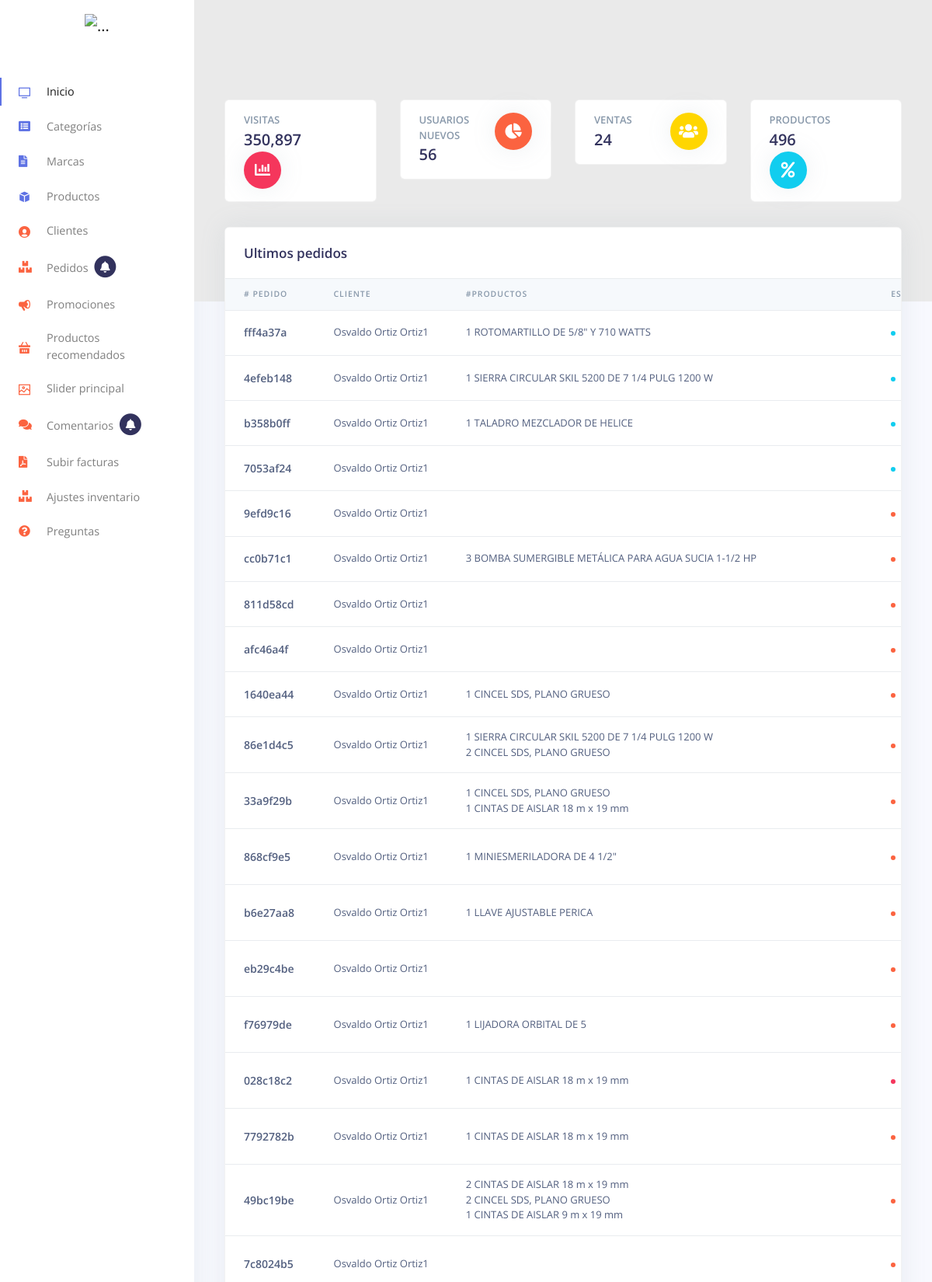
Screenshot of /panel.php (upper part) with the database file from the repository.
### tables this page shows
CREATE TABLE `pedidos` (
  `id` int(10) NOT NULL,
  `id_usuario` int(10) NOT NULL,
  `id_datos_cliente` int(10) NOT NULL,
  `numero_pedido` varchar(250) NOT NULL,
  `PaypalDatos` text NOT NULL,
  `fecha` datetime NOT NULL,
  `correo` varchar(100) NOT NULL,
  `total` float(10,2) NOT NULL,
  `costoEnvio` float(10,2) NOT NULL,
  `paqueteria` varchar(50) NOT NULL,
  `direccion_entrega` int(6) NOT NULL,
  `id_facturacion` int(6) NOT NULL,
  `metodoPago` varchar(50) NOT NULL,
  `guia` varchar(45) NOT NULL,
  `estatus` varchar(35) NOT NULL,
  `pagovalido` int(1) NOT NULL DEFAULT 0,
  `motivo` text NOT NULL,
  `leido` int(1) NOT NULL DEFAULT 0
);

CREATE TABLE `datos_clientes` (
  `id` int(8) NOT NULL,
  `nombreCompleto` varchar(150) NOT NULL,
  `telefono` varchar(15) NOT NULL,
  `correo` varchar(80) NOT NULL,
  `anuncios` int(1) NOT NULL DEFAULT 1,
  `fecha_registro` date NOT NULL,
  `hash` varchar(32) NOT NULL,
  `activo` int(11) NOT NULL DEFAULT 0,
  `visto` int(1) NOT NULL DEFAULT 0
);

CREATE TABLE `pedidos_detalles` (
  `id` int(10) NOT NULL,
  `numero_pedido` varchar(10) NOT NULL,
  `id_producto` int(10) NOT NULL,
  `precio` float(10,2) NOT NULL,
  `cantidad` int(10) NOT NULL
);

CREATE TABLE `productos` (
  `id` int(10) NOT NULL,
  `activo` int(1) NOT NULL DEFAULT 1,
  `clave_producto` int(10) NOT NULL,
  `nombre` varchar(75) NOT NULL,
  `marca` varchar(75) NOT NULL,
  `categoria` int(5) NOT NULL,
  `submenu` int(2) NOT NULL,
  `descripcion_corta` varchar(250) NOT NULL,
  `descripcion` text NOT NULL,
  `codigo_fabricante` varchar(35) NOT NULL,
  `precio_compra` float(10,2) NOT NULL,
  `precio_venta` float(10,2) NOT NULL,
  `impuesto` float(10,2) NOT NULL,
  `IVA` float(10,2) NOT NULL,
  `existencia` int(10) NOT NULL,
  `clave_unidad` varchar(35) NOT NULL,
  `clave_linea` varchar(35) NOT NULL,
  `clave_marca` varchar(35) NOT NULL,
  `foto1` varchar(120) NOT NULL,
  `foto2` varchar(120) NOT NULL,
  `foto3` varchar(120) NOT NULL,
  `maximo` int(5) NOT NULL,
  `minimo` int(5) NOT NULL,
  `ubicacion_zona` varchar(75) NOT NULL,
  `ubicacion_pasillo` varchar(75) NOT NULL,
  `ubicacion_anaquel` varchar(75) NOT NULL,
  `ubicacion_repisa` varchar(75) NOT NULL,
  `descuento` float(10,2) NOT NULL DEFAULT 0.00,
  `producto_inactivo` varchar(10) NOT NULL,
  `valorcfdi` varchar(35) NOT NULL,
  `ancho` float(10,2) NOT NULL,
  `alto` float(10,2) NOT NULL,
  `largo` float(10,2) NOT NULL,
  `peso` float(10,2) NOT NULL,
  `persCalificaron` int(8) NOT NULL,
  `calificacion` int(8) NOT NULL,
  `tipo_envio` varchar(25) NOT NULL
);

### panel.php (the view, shortened to what this page needs)
<!DOCTYPE html>
<html lang="es">
<head>
  <link href="assets/js/plugins/nucleo/css/nucleo.css" rel="stylesheet" />
  <link href="assets/js/plugins/@fortawesome/fontawesome-free/css/all.min.css" rel="stylesheet" />
  <link href="assets/css/argon-dashboard.css?v=1.1.0" rel="stylesheet" />
  <link rel="stylesheet" href="assets/css/general.css">
</head>
<body class="">
  <?php require_once "menu/izquierdo.php" ?>
  <div class="main-content">
    <div class="header bg-gradient-primary pb-8 pt-5 pt-md-8">
      <div class="container-fluid">
        <div class="header-body">
          <div class="row">
            <div class="col-xl-3 col-lg-6">
              <div class="card card-stats mb-4 mb-xl-0">
                <div class="card-body">
                  <div class="row">
                    <div class="col">
                      <h5 class="card-title text-uppercase text-muted mb-0">Visitas</h5>
                      <span class="h2 font-weight-bold mb-0">350,897</span>
                    </div>
                    <div class="col-auto">
                      <div class="icon icon-shape bg-danger text-white rounded-circle shadow">
                        <i class="fas fa-chart-bar"></i>
                      </div>
                    </div>
                  </div>
                </div>
              </div>
            </div>
            <div class="col-xl-3 col-lg-6">
              <div class="card card-stats mb-4 mb-xl-0">
                <div class="card-body">
                  <div class="row">
                    <div class="col">
                      <h5 class="card-title text-uppercase text-muted mb-0">Usuarios nuevos</h5>
                      <span class="h2 font-weight-bold mb-0">56</span>
                    </div>
                    <div class="col-auto">
                      <div class="icon icon-shape bg-warning text-white rounded-circle shadow">
                        <i class="fas fa-chart-pie"></i>
                      </div>
                    </div>
                  </div>
                </div>
              </div>
            </div>
            <div class="col-xl-3 col-lg-6">
              <div class="card card-stats mb-4 mb-xl-0">
                <div class="card-body">
                  <div class="row">
                    <div class="col">
                      <h5 class="card-title text-uppercase text-muted mb-0">Ventas</h5>
                      <span class="h2 font-weight-bold mb-0">24</span>
                    </div>
                    <div class="col-auto">
                      <div class="icon icon-shape bg-yellow text-white rounded-circle shadow">
                        <i class="fas fa-users"></i>
                      </div>
                    </div>
                  </div>
                </div>
              </div>
            </div>
            <div class="col-xl-3 col-lg-6">
              <div class="card card-stats mb-4 mb-xl-0">
                <div class="card-body">
                  <div class="row">
                    <div class="col">
                      <h5 class="card-title text-uppercase text-muted mb-0">Productos</h5>
                      <span class="h2 font-weight-bold mb-0">496</span>
                    </div>
                    <div class="col-auto">
                      <div class="icon icon-shape bg-info text-white rounded-circle shadow">
                        <i class="fas fa-percent"></i>
                      </div>
                    </div>
                  </div>
                </div>
              </div>
            </div>
          </div>
        </div>
      </div>
    </div>
    <?php
    require_once "db.php";
    $pedidos = $con->query("SELECT p.*, dc.* from pedidos p INNER JOIN datos_clientes dc where p.id_datos_cliente=dc.id");
      ?>
    <div class="container-fluid mt--7">
      <div class="row">
        <div class="col">
          <div class="card shadow">
            <div class="card-header border-0">
              <h3 class="mb-0">Ultimos pedidos</h3>
            </div>
            <div class="table-responsive">
              <table class="table align-items-center table-flush">
                <thead class="thead-light">
                  <tr>
                    <th scope="col"># Pedido</th>
                    <th scope="col">Cliente</th>
                    <th scope="col">#Productos</th>
                    <th scope="col">Estado</th>
                  </tr>
                </thead>
                <tbody>
                   <?php while($rowpedidos = $pedidos->fetch_object()){ ?>
                  <tr>
                    <th scope="row">
                      <div class="media align-items-center">
                        <div class="media-body">
                          <span class="mb-0 text-sm"><?php echo $rowpedidos->numero_pedido ?></span>
                        </div>
                      </div>
                    </th>
                    <td>
                       <?php echo $rowpedidos->nombreCompleto ?>
                    </td>
                    <td>
                      <?php
                       $num_pedido = $rowpedidos->numero_pedido;
                          $pedidos_detalles = $con->query("SELECT p.*, pd.* FROM productos p LEFT JOIN pedidos_detalles pd ON p.id=pd.id_producto WHERE numero_pedido='$num_pedido'");
                           while($rowpedidos_detalles = $pedidos_detalles->fetch_object()){
                            echo $rowpedidos_detalles->cantidad ." ".$rowpedidos_detalles->nombre;
                            echo "<br>";
                           }
                       ?>
                    </td>
                    <td>
                      <span class="badge badge-dot mr-4">
                        <?php
                        if ($rowpedidos->estatus == "creado") {$color = '<i class="bg-warning"></i>';}
                        elseif ($rowpedidos->estatus == "cancelado" || $rowpedidos->estatus == "cancelacionsolicitada") {$color = '<i class="bg-danger"></i>';}
                        elseif ($rowpedidos->estatus == "proceso") {$color = '<i class="bg-info"></i>';}
                          else {$color = '<i class="bg-success"></i>';}
                          ?>
                       <?php echo $color . $rowpedidos->estatus ?>
                      </span>
                    </td>
                  </tr>
<?php } ?>
                </tbody>
              </table>
            </div>
          </div>
        </div>
      </div>
    </div>
  </div>
</body>
</html>

### rows the page displays
pedidos: numero_pedido "fff4a37a", id_datos_cliente.nombreCompleto "Osvaldo Ortiz Ortiz1", estatus "proceso" (drawn)
pedidos_detalles: cantidad "1", id_producto.nombre "ROTOMARTILLO DE 5/8\" Y 710 WATTS"
pedidos: numero_pedido "4efeb148", id_datos_cliente.nombreCompleto "Osvaldo Ortiz Ortiz1", estatus "proceso" (drawn)
pedidos_detalles: cantidad "1", id_producto.nombre "SIERRA CIRCULAR SKIL 5200 DE 7 1/4 PULG 1200 W"
pedidos: numero_pedido "b358b0ff", id_datos_cliente.nombreCompleto "Osvaldo Ortiz Ortiz1", estatus "proceso" (drawn)
pedidos_detalles: cantidad "1", id_producto.nombre "TALADRO MEZCLADOR DE HELICE"
pedidos: numero_pedido "7053af24", id_datos_cliente.nombreCompleto "Osvaldo Ortiz Ortiz1", estatus "proceso" (drawn)
pedidos: numero_pedido "9efd9c16", id_datos_cliente.nombreCompleto "Osvaldo Ortiz Ortiz1", estatus "creado" (drawn)
pedidos: numero_pedido "cc0b71c1", id_datos_cliente.nombreCompleto "Osvaldo Ortiz Ortiz1", estatus "creado" (drawn)
pedidos_detalles: cantidad "3", id_producto.nombre "BOMBA SUMERGIBLE METÁLICA PARA AGUA SUCIA 1-1/2 HP"
pedidos: numero_pedido "811d58cd", id_datos_cliente.nombreCompleto "Osvaldo Ortiz Ortiz1", estatus "creado" (drawn)
pedidos: numero_pedido "afc46a4f", id_datos_cliente.nombreCompleto "Osvaldo Ortiz Ortiz1", estatus "creado" (drawn)
pedidos: numero_pedido "1640ea44", id_datos_cliente.nombreCompleto "Osvaldo Ortiz Ortiz1", estatus "creado" (drawn)
pedidos_detalles: cantidad "1", id_producto.nombre "CINCEL SDS, PLANO GRUESO"
pedidos: numero_pedido "86e1d4c5", id_datos_cliente.nombreCompleto "Osvaldo Ortiz Ortiz1", estatus "creado" (drawn)
pedidos_detalles: cantidad "1", id_producto.nombre "SIERRA CIRCULAR SKIL 5200 DE 7 1/4 PULG 1200 W"
pedidos_detalles: cantidad "2", id_producto.nombre "CINCEL SDS, PLANO GRUESO"
pedidos: numero_pedido "33a9f29b", id_datos_cliente.nombreCompleto "Osvaldo Ortiz Ortiz1", estatus "creado" (drawn)
pedidos_detalles: cantidad "1", id_producto.nombre "CINCEL SDS, PLANO GRUESO"
pedidos_detalles: cantidad "1", id_producto.nombre "CINTAS DE AISLAR 18 m x 19 mm"
pedidos: numero_pedido "868cf9e5", id_datos_cliente.nombreCompleto "Osvaldo Ortiz Ortiz1", estatus "creado" (drawn)
pedidos_detalles: cantidad "1", id_producto.nombre "MINIESMERILADORA DE 4 1/2\""
pedidos: numero_pedido "b6e27aa8", id_datos_cliente.nombreCompleto "Osvaldo Ortiz Ortiz1", estatus "creado" (drawn)
pedidos_detalles: cantidad "1", id_producto.nombre "LLAVE AJUSTABLE PERICA"
pedidos: numero_pedido "eb29c4be", id_datos_cliente.nombreCompleto "Osvaldo Ortiz Ortiz1", estatus "creado" (drawn)
pedidos: numero_pedido "f76979de", id_datos_cliente.nombreCompleto "Osvaldo Ortiz Ortiz1", estatus "creado" (drawn)
pedidos_detalles: cantidad "1", id_producto.nombre "LIJADORA ORBITAL DE 5"
pedidos: numero_pedido "028c18c2", id_datos_cliente.nombreCompleto "Osvaldo Ortiz Ortiz1", estatus "cancelado" (drawn)
pedidos_detalles: cantidad "1", id_producto.nombre "CINTAS DE AISLAR 18 m x 19 mm"
pedidos: numero_pedido "7792782b", id_datos_cliente.nombreCompleto "Osvaldo Ortiz Ortiz1", estatus "creado" (drawn)
pedidos_detalles: cantidad "1", id_producto.nombre "CINTAS DE AISLAR 18 m x 19 mm"
pedidos: numero_pedido "49bc19be", id_datos_cliente.nombreCompleto "Osvaldo Ortiz Ortiz1", estatus "creado" (drawn)
pedidos_detalles: cantidad "2", id_producto.nombre "CINTAS DE AISLAR 18 m x 19 mm"
pedidos_detalles: cantidad "2", id_producto.nombre "CINCEL SDS, PLANO GRUESO"
pedidos_detalles: cantidad "1", id_producto.nombre "CINTAS DE AISLAR 9 m x 19 mm"
pedidos: numero_pedido "7c8024b5", id_datos_cliente.nombreCompleto "Osvaldo Ortiz Ortiz1", estatus "creado" (drawn)
